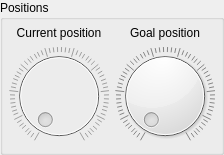
            <widget class="QGroupBox" name="positions_groupBox">
             <property name="font">
              <font>
               <weight>50</weight>
               <bold>false</bold>
              </font>
             </property>
             <property name="title">
              <string>Positions</string>
             </property>
             <layout class="QGridLayout" name="gridLayout_2">
              <property name="leftMargin">
               <number>6</number>
              </property>
              <property name="topMargin">
               <number>6</number>
              </property>
              <property name="rightMargin">
               <number>6</number>
              </property>
              <property name="bottomMargin">
               <number>6</number>
              </property>
              <item row="0" column="0" colspan="2">
               <widget class="QLabel" name="cpos_label">
                <property name="text">
                 <string>Current position</string>
                </property>
                <property name="alignment">
                 <set>Qt::AlignCenter</set>
                </property>
               </widget>
              </item>
              <item row="0" column="2" colspan="2">
               <widget class="QLabel" name="gpos_label">
                <property name="text">
                 <string>Goal position</string>
                </property>
                <property name="alignment">
                 <set>Qt::AlignCenter</set>
                </property>
               </widget>
              </item>
              <item row="1" column="0" colspan="2">
               <widget class="QDial" name="cpos">
                <property name="enabled">
                 <bool>false</bool>
                </property>
                <property name="sizePolicy">
                 <sizepolicy hsizetype="Expanding" vsizetype="Expanding">
                  <horstretch>0</horstretch>
                  <verstretch>0</verstretch>
                 </sizepolicy>
                </property>
                <property name="maximum">
                 <number>1023</number>
                </property>
                <property name="singleStep">
                 <number>1</number>
                </property>
                <property name="pageStep">
                 <number>7</number>
                </property>
                <property name="tracking">
                 <bool>false</bool>
                </property>
                <property name="notchTarget">
                 <double>16.000000000000000</double>
                </property>
                <property name="notchesVisible">
                 <bool>true</bool>
                </property>
               </widget>
              </item>
              <item row="1" column="2" colspan="2">
               <widget class="QDial" name="gpos">
                <property name="sizePolicy">
                 <sizepolicy hsizetype="Expanding" vsizetype="Expanding">
                  <horstretch>0</horstretch>
                  <verstretch>0</verstretch>
                 </sizepolicy>
                </property>
                <property name="maximum">
                 <number>1023</number>
                </property>
                <property name="singleStep">
                 <number>1</number>
                </property>
                <property name="pageStep">
                 <number>7</number>
                </property>
                <property name="tracking">
                 <bool>false</bool>
                </property>
                <property name="notchTarget">
                 <double>16.000000000000000</double>
                </property>
                <property name="notchesVisible">
                 <bool>true</bool>
                </property>
               </widget>
              </item>
             </layout>
            </widget>
